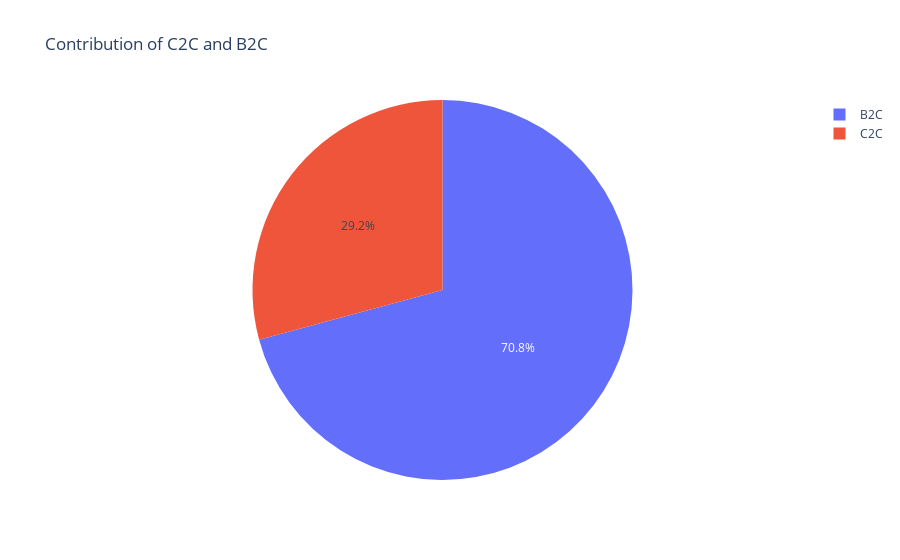

Write notebook code for a chart like this one.
### Code cell
plt.figure(figsize=(16, 12))
fig= px.pie(df_ebay, values= df_ebay['b2c_c2c'].value_counts(), names=df_ebay['b2c_c2c'].unique(), title='Contribution of C2C and B2C')
fig.show()

### Figure 1 — Plotly figure (JSON) as saved in the notebook; plotly's stock layout.template omitted (floating-point values rounded to 4 significant figures)
{"data": [{"domain": {"x": [0, 1], "y": [0, 1]}, "hovertemplate": "label=%{label}<br>value=%{value}<extra></extra>", "labels": ["B2C", "C2C"], "legendgroup": "", "name": "", "showlegend": true, "type": "pie", "values": [495539, 204461]}], "layout": {"legend": {"tracegroupgap": 0}, "title": {"text": "Contribution of C2C and B2C"}}}
